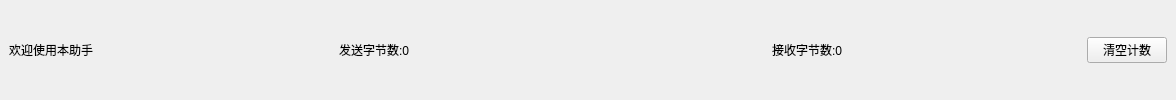
    <widget class="QWidget" name="statusBar" native="true">
     <layout class="QHBoxLayout" name="horizontalLayout_2">
      <property name="spacing">
       <number>0</number>
      </property>
      <property name="leftMargin">
       <number>9</number>
      </property>
      <property name="topMargin">
       <number>0</number>
      </property>
      <property name="rightMargin">
       <number>9</number>
      </property>
      <property name="bottomMargin">
       <number>0</number>
      </property>
      <item>
       <widget class="QLabel" name="infLabel">
        <property name="text">
         <string>欢迎使用本助手</string>
        </property>
       </widget>
      </item>
      <item>
       <spacer name="horizontalSpacer">
        <property name="orientation">
         <enum>Qt::Horizontal</enum>
        </property>
        <property name="sizeHint" stdset="0">
         <size>
          <width>246</width>
          <height>18</height>
         </size>
        </property>
       </spacer>
      </item>
      <item>
       <widget class="QLabel" name="sendLabel">
        <property name="text">
         <string>发送字节数:0</string>
        </property>
       </widget>
      </item>
      <item>
       <spacer name="horizontalSpacer_2">
        <property name="orientation">
         <enum>Qt::Horizontal</enum>
        </property>
        <property name="sizeHint" stdset="0">
         <size>
          <width>363</width>
          <height>20</height>
         </size>
        </property>
       </spacer>
      </item>
      <item>
       <widget class="QLabel" name="recLabel">
        <property name="text">
         <string>接收字节数:0</string>
        </property>
       </widget>
      </item>
      <item>
       <spacer name="horizontalSpacer_3">
        <property name="orientation">
         <enum>Qt::Horizontal</enum>
        </property>
        <property name="sizeHint" stdset="0">
         <size>
          <width>245</width>
          <height>20</height>
         </size>
        </property>
       </spacer>
      </item>
      <item>
       <widget class="QPushButton" name="clearCounterBtn">
        <property name="text">
         <string>清空计数</string>
        </property>
       </widget>
      </item>
     </layout>
    </widget>
